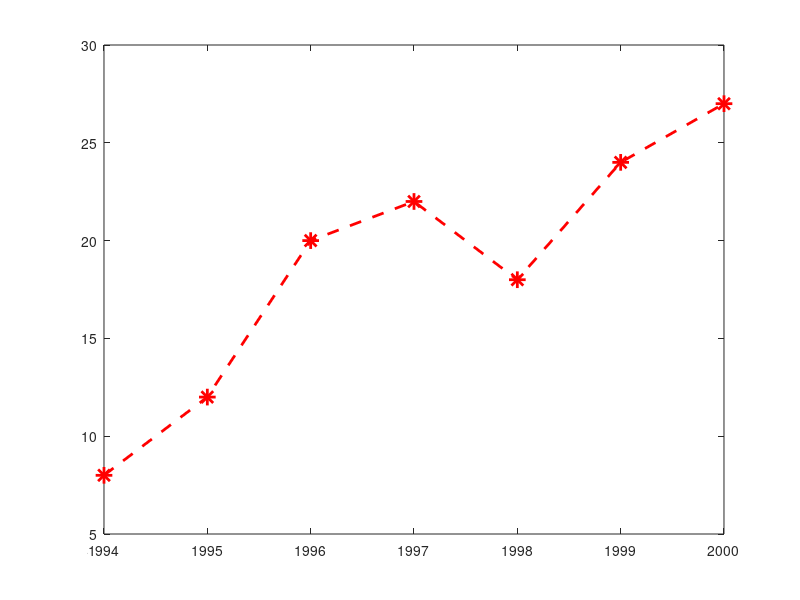

The MATLAB source for this figure:
function epx_plt1
    years=1994:2000;
    income=[8 12 20 22 18 24 27];
    plot(years,income,'--r*','linewidth',2,'markersize',12)
end